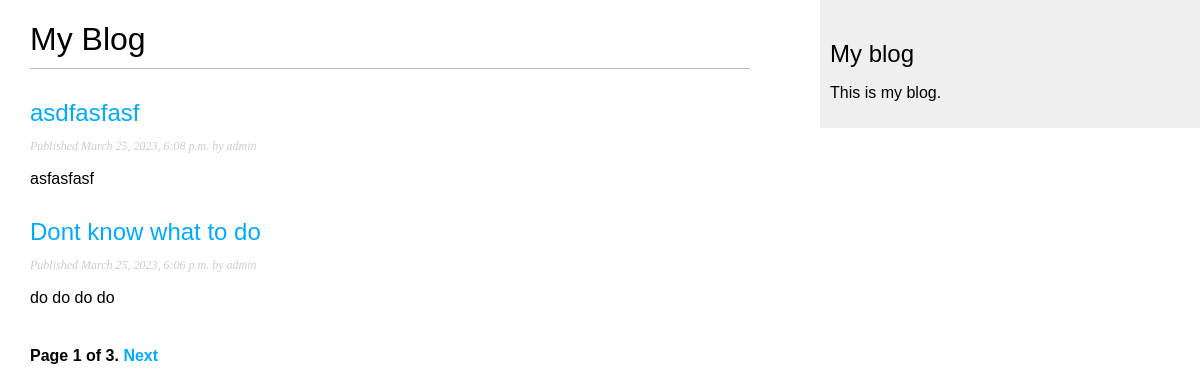
Screenshot of /blog/ with the database file from the repository.
### blog/models.py (models this page shows, shortened)
class Post(models.Model):
    class Status(models.TextChoices):
        DRAFT = 'DF','Draft'
        PUBLISHED = 'PB','Published'
    title = models.CharField(max_length=250)
    slug = models.SlugField(max_length=250,
                            unique_for_date='publish')
    author = models.ForeignKey(User,
                               on_delete=models.CASCADE,
                               related_name='blog_posts')
    body = models.TextField()
    publish = models.DateTimeField(default=timezone.now)
    created = models.DateTimeField(auto_now_add=True)
    updated = models.DateTimeField(auto_now=True)
    status = models.CharField(max_length=2,
                              choices=Status.choices,
                              default=Status.DRAFT)
    objects = models.Manager()
    published = PublishedManager()
    class Meta:
        ordering = ['-publish']
        indexes = [
            models.Index(fields=['-publish']),
        ]
    def get_absolute_url(self):
        return reverse('blog:post_detail',
                            args=[self.publish.year,
                                 self.publish.month,
                                 self.publish.day,
                                 self.slug])

### blog/views.py (the view)
# urls.py: path('',views.post_list,name='post_list'),
def post_list(request):
    posts = Post.published.all()
    paginator = Paginator(posts, 2)
    page_number = request.GET.get('page', 1)
    try:
        posts = paginator.page(page_number)
    except PageNotAnInteger:
        posts = paginator.page(1)
    return render(request,
                  'blog/post/list.html',
                  {'posts':posts})

### blog/models.py (called while the page is built)
    def get_queryset(self):
        return super().get_queryset()\
                    .filter(status=Post.Status.PUBLISHED)

### blog/templates/blog/post/list.html (shortened to what this page needs)
{% extends "blog/base.html" %}
{% block content %}
    <h1>My Blog</h1>
    {% for post in posts %}
        <h2>
            <a href="{{post.get_absolute_url}}">
                {{ post.title }}
            </a>
        </h2>
    <p class="date">
      Published {{ post.publish }} by {{ post.author }}
    </p>
    {{ post.body|truncatewords:30|linebreaks }}
    {% endfor %}
    {% include "directory/pagination.html" with page=posts %}
{% endblock %}

### blog/static/css/blog.css (style rules this page uses)
body { margin:0; padding:0; font-family:helvetica, sans-serif; }
a { color:#00abff; text-decoration:none; }
h1 { font-weight:normal; border-bottom:1px solid #bbb; padding:0 0 10px 0; }
h2 { font-weight:normal; margin:30px 0 0; }
p.date { color:#ccc; font-family: georgia, serif; font-size: 12px; font-style: italic; }

### rows the page displays
Post: title "asdfasfasf", publish "March 25, 2023, 6:08 p.m.", author "admin", body "asfasfasf"
Post: title "Dont know what to do", publish "March 25, 2023, 6:06 p.m.", author "admin", body "do do do do"

### other values shown
{{ page.number }} "1"
{{ page.paginator.num_pages }} "3"
